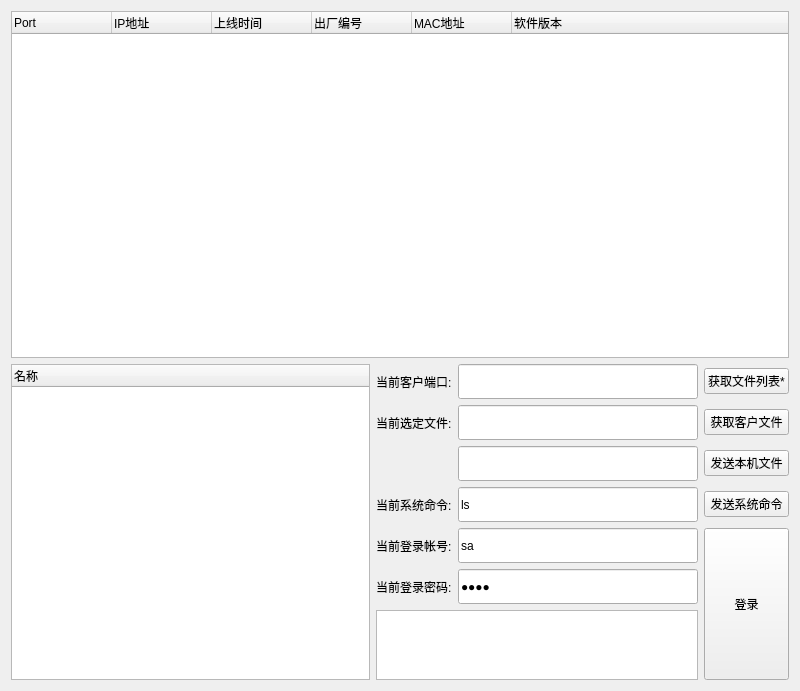
<?xml version="1.0" encoding="UTF-8"?>
<ui version="4.0">
 <class>CWinClient</class>
 <widget class="QWidget" name="CWinClient">
  <property name="geometry">
   <rect>
    <x>0</x>
    <y>0</y>
    <width>800</width>
    <height>691</height>
   </rect>
  </property>
  <property name="windowTitle">
   <string>电机综合测试仪本地控制端V0.1</string>
  </property>
  <layout class="QGridLayout" name="gridLayout" rowstretch="16,1,1,1,1,1,1,1" columnstretch="3,0,2,0">
   <item row="0" column="0" colspan="4">
    <widget class="QTreeWidget" name="TabDevices">
     <attribute name="headerDefaultSectionSize">
      <number>100</number>
     </attribute>
     <column>
      <property name="text">
       <string>Port</string>
      </property>
     </column>
     <column>
      <property name="text">
       <string>IP地址</string>
      </property>
     </column>
     <column>
      <property name="text">
       <string>上线时间</string>
      </property>
     </column>
     <column>
      <property name="text">
       <string>出厂编号</string>
      </property>
     </column>
     <column>
      <property name="text">
       <string>MAC地址</string>
      </property>
     </column>
     <column>
      <property name="text">
       <string>软件版本</string>
      </property>
     </column>
    </widget>
   </item>
   <item row="1" column="0" rowspan="7">
    <widget class="QTreeWidget" name="TabFileList">
     <property name="showDropIndicator" stdset="0">
      <bool>false</bool>
     </property>
     <column>
      <property name="text">
       <string>名称</string>
      </property>
     </column>
    </widget>
   </item>
   <item row="1" column="1">
    <widget class="QLabel" name="label">
     <property name="text">
      <string>当前客户端口:</string>
     </property>
    </widget>
   </item>
   <item row="1" column="2">
    <widget class="QLineEdit" name="EditCurrentPort">
     <property name="minimumSize">
      <size>
       <width>0</width>
       <height>35</height>
      </size>
     </property>
    </widget>
   </item>
   <item row="1" column="3">
    <widget class="QPushButton" name="BtnGetClientFileList">
     <property name="text">
      <string>获取文件列表*</string>
     </property>
    </widget>
   </item>
   <item row="2" column="1">
    <widget class="QLabel" name="TextCurrentFile">
     <property name="text">
      <string>当前选定文件:</string>
     </property>
    </widget>
   </item>
   <item row="2" column="2">
    <widget class="QLineEdit" name="EditCurrentFile">
     <property name="minimumSize">
      <size>
       <width>0</width>
       <height>35</height>
      </size>
     </property>
    </widget>
   </item>
   <item row="2" column="3">
    <widget class="QPushButton" name="pushButton_4">
     <property name="text">
      <string>获取客户文件</string>
     </property>
    </widget>
   </item>
   <item row="3" column="1">
    <widget class="QLabel" name="label_3">
     <property name="text">
      <string/>
     </property>
    </widget>
   </item>
   <item row="3" column="2">
    <widget class="QLineEdit" name="lineEdit">
     <property name="minimumSize">
      <size>
       <width>0</width>
       <height>35</height>
      </size>
     </property>
    </widget>
   </item>
   <item row="3" column="3">
    <widget class="QPushButton" name="pushButton_5">
     <property name="text">
      <string>发送本机文件</string>
     </property>
    </widget>
   </item>
   <item row="4" column="1">
    <widget class="QLabel" name="label_2">
     <property name="text">
      <string>当前系统命令:</string>
     </property>
    </widget>
   </item>
   <item row="4" column="2">
    <widget class="QLineEdit" name="EditCommand">
     <property name="minimumSize">
      <size>
       <width>0</width>
       <height>35</height>
      </size>
     </property>
     <property name="acceptDrops">
      <bool>false</bool>
     </property>
     <property name="text">
      <string>ls</string>
     </property>
    </widget>
   </item>
   <item row="4" column="3">
    <widget class="QPushButton" name="KeyCommand">
     <property name="text">
      <string>发送系统命令</string>
     </property>
    </widget>
   </item>
   <item row="5" column="1">
    <widget class="QLabel" name="TextUser">
     <property name="text">
      <string>当前登录帐号:</string>
     </property>
    </widget>
   </item>
   <item row="5" column="2">
    <widget class="QLineEdit" name="EditUserName">
     <property name="minimumSize">
      <size>
       <width>0</width>
       <height>35</height>
      </size>
     </property>
     <property name="text">
      <string>sa</string>
     </property>
    </widget>
   </item>
   <item row="5" column="3" rowspan="3">
    <widget class="QPushButton" name="BtnLogin">
     <property name="sizePolicy">
      <sizepolicy hsizetype="Minimum" vsizetype="Expanding">
       <horstretch>0</horstretch>
       <verstretch>0</verstretch>
      </sizepolicy>
     </property>
     <property name="text">
      <string>登录</string>
     </property>
    </widget>
   </item>
   <item row="6" column="1">
    <widget class="QLabel" name="TextPassword">
     <property name="text">
      <string>当前登录密码:</string>
     </property>
    </widget>
   </item>
   <item row="6" column="2">
    <widget class="QLineEdit" name="EditPassword">
     <property name="minimumSize">
      <size>
       <width>0</width>
       <height>35</height>
      </size>
     </property>
     <property name="text">
      <string>1234</string>
     </property>
     <property name="echoMode">
      <enum>QLineEdit::Password</enum>
     </property>
    </widget>
   </item>
   <item row="7" column="1" colspan="2">
    <widget class="QTextBrowser" name="Text"/>
   </item>
  </layout>
 </widget>
 <layoutdefault spacing="6" margin="11"/>
 <resources/>
 <connections/>
</ui>
